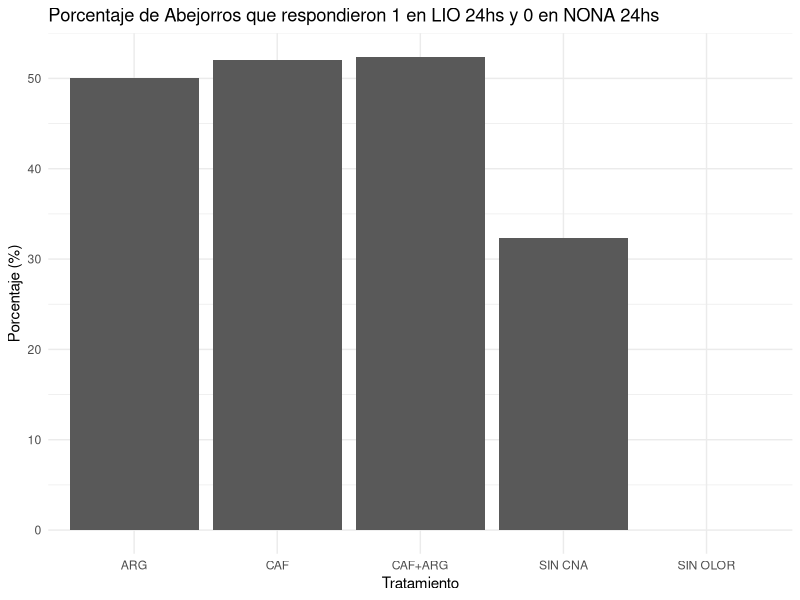
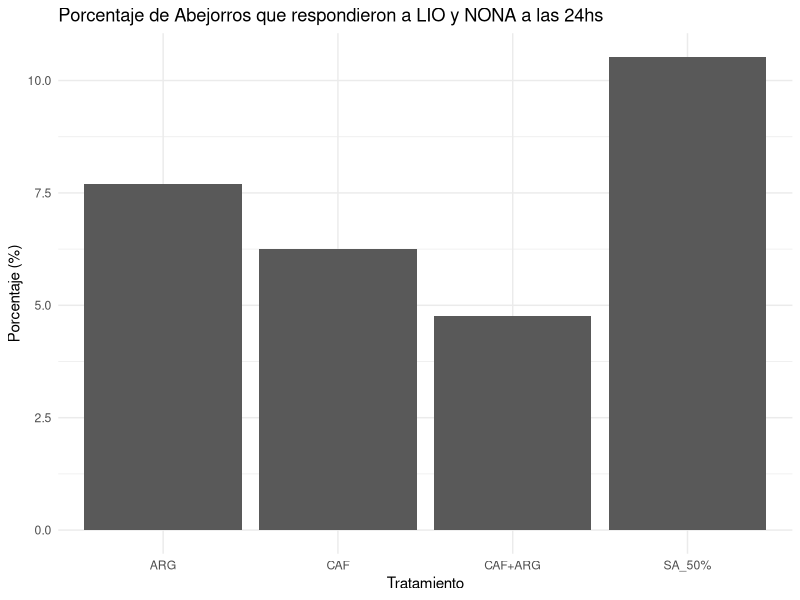

The R source for these figures, in order:
###################Contexto teorico minimo###############
### Pregunta de investigacion:###
#¿Como afectan los compuestos no azucarados (CNA) Cafeina (CAF), Arginina (ARG) y la combinacion de los dos en la memoria a largo plazo?

#Distibucion: Bernoulli
#Variable respuesta: Respuesta al PER a las 24hs (dicotomica 1/0)
              # LIO= Lionanol, el olor enseñado en el condicionamiento
              #NONA= nonanal, olor control que no se les enseñó
#Si responde solo a LIO se puede decir que RECORDO LO APRENDIDO si responde a los dos olores se dice que tiene una respuesta GENERALIZADA. Si generaliza o no tambien puede depender del tratamiento esta bueno analizarlo.

#Variables explicativas: 
  #De efecto fijo:
  #*Tratamiento (5 niveles): 
                  #Cafeina (CAF)
                  #Arginina (ARG)
                  #Arginina y Cafeina (ARG-CAF)
                  #Olor y recompensa con solucion azucarada sin CNA (SIN CNA)
                  #Solo solucion azucarada sin olor (SIN OLOR)

  #De efecto aleatorio:
                  #Nido 
                  #Hay muchas mas que se podrian sumar despues evaluar cuales
#-------------------------------------------------------------#
#librerías
library(dplyr)
library(ggplot2)
library(readxl)

#Cargo datos
#setwd("F:/Juli/Documents/Abejorros y Abejas/Abejorros")
Datos <- read_excel("Datos prueba.xlsx",col_names = TRUE,  sheet = "Limpio")
Datos$Tratamiento<- as.factor(Datos$Tratamiento)
summary (Datos$Tratamiento) # para ver el N de cada tratamiento



########### Filtrado de datos ###############
# Contar el número de veces que los abejorros tomaron la recompensa (T) en las exposiciones (E1 a E6) (o aprendieron "A")
Datos <- Datos %>%
  rowwise() %>%
  mutate(Condicionamiento = sum(c_across(E1:E6) == "T" | c_across(E1:E6) == "A"))

# Filtrar para los que tomaron al menos 3 veces y sobrevivieron
Filt_Cond_Sup_Esp <- Datos %>%
  filter(Condicionamiento >= 3, Muere == 0)



############ Analisis exploratorio de datos ##########
# Calcular el porcentaje que responde al PER según el tratamiento
Respuesta <- Filt_Cond_Sup_Esp %>%
  group_by(Tratamiento) %>%
  summarise(
    Responden = sum(`LIO 24hs` == 1 & `NONA 24 hs` == 0),      # Cuenta cuántos tienen LIO 24hs igual a 1
    Total = n_distinct(N),                 # Reemplaza "N" por el nombre correcto de la columna de ID única
    Porcentaje = (Responden / Total) * 100, # Calcula el porcentaje de respuesta
    .groups = "drop"
  )

# Mostrar los resultados
print(Respuesta)

# Graficar las respuestas en porcentaje según el tratamiento
library(ggplot2)
ggplot(Respuesta, aes(x = Tratamiento, y = Porcentaje)) +
  geom_bar(stat = "identity") +
  labs(title = "Porcentaje de Abejorros que respondieron 1 en LIO 24hs y 0 en NONA 24hs",
       x = "Tratamiento",
       y = "Porcentaje (%)") +
  theme_minimal()







#-----------------------------------------------#
##########          Generalizacion         ##########
##### Analisis exploratorio ####
# Calcular el porcentaje que responde a ambos olores en el PER según el tratamiento
Generalizacion <- Filt_Cond_Sup_Esp %>%
  mutate(Grupo_Tratamiento = case_when(
    Tratamiento %in% c("SIN OLOR", "SIN CNA") ~ "SA_50%",  # Agrupa "SIN OLOR" y "SIN CNA" juntos ya que en este contexto solo importa que reciben solucion azucarada
    TRUE ~ Tratamiento  # Mantiene el resto de los tratamientos sin cambios, si queremos podemos agurparlos too
  )) %>%
  group_by(Grupo_Tratamiento) %>%
  summarise(
    Generalizacion = sum(`LIO 24hs` == 1 & `NONA 24 hs` == 1),      # Cuenta cuántos tienen LIO 24hs igual a 1
    Total = n_distinct(N),                 # Reemplaza "N" por el nombre correcto de la columna de ID única
    Porcentaje = (Generalizacion / Total) * 100, # Calcula el porcentaje de respuesta
    .groups = "drop"
  )

# Mostrar los resultados
print(Generalizacion)

# Graficar las respuestas en porcentaje según el tratamiento
library(ggplot2)
ggplot(Generalizacion, aes(x = Grupo_Tratamiento, y = Porcentaje)) +
  geom_bar(stat = "identity") +
  labs(title = "Porcentaje de Abejorros que respondieron a LIO y NONA a las 24hs",
       x = "Tratamiento",
       y = "Porcentaje (%)") +
  theme_minimal()











